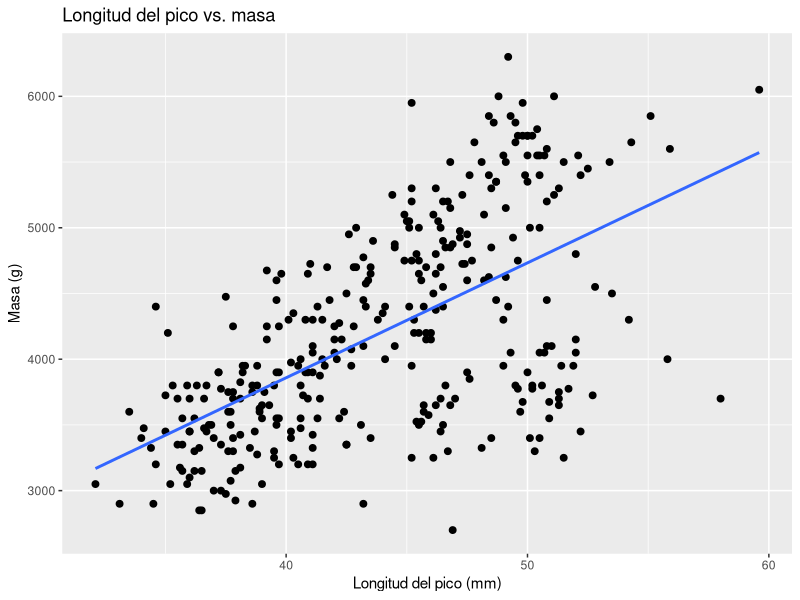
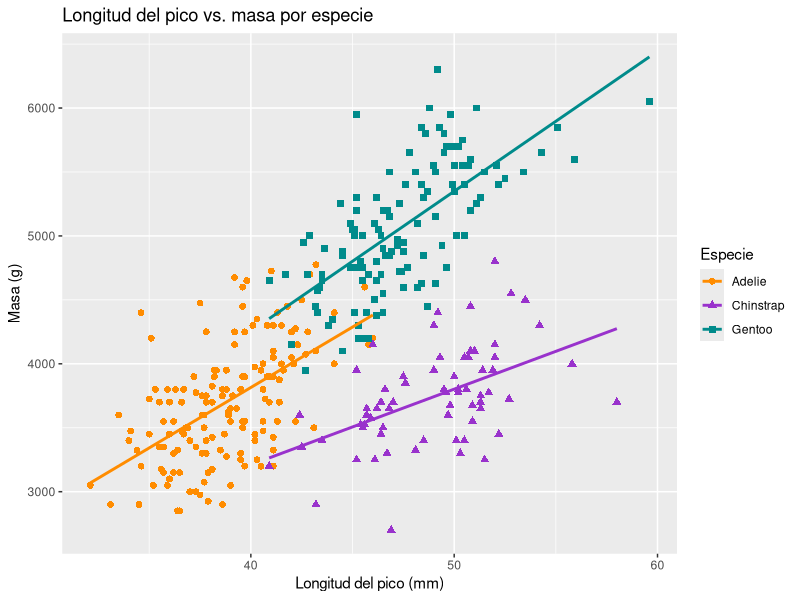
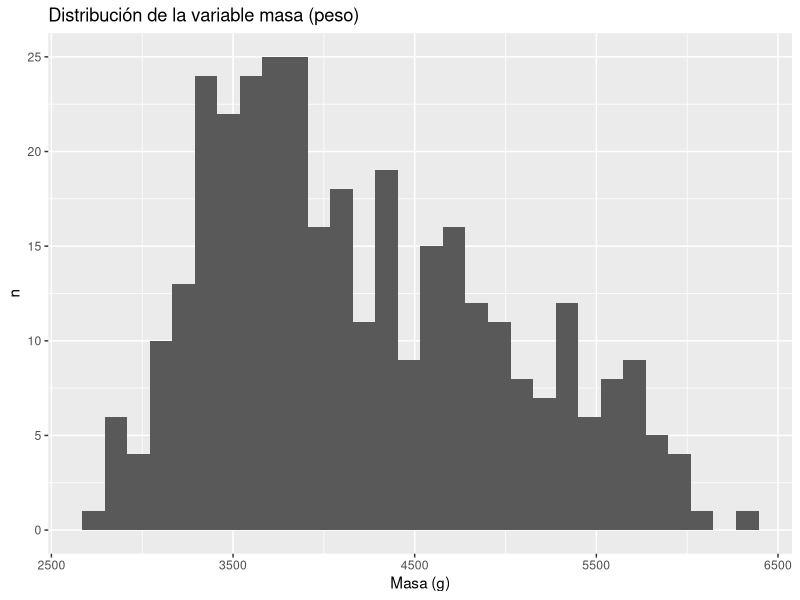
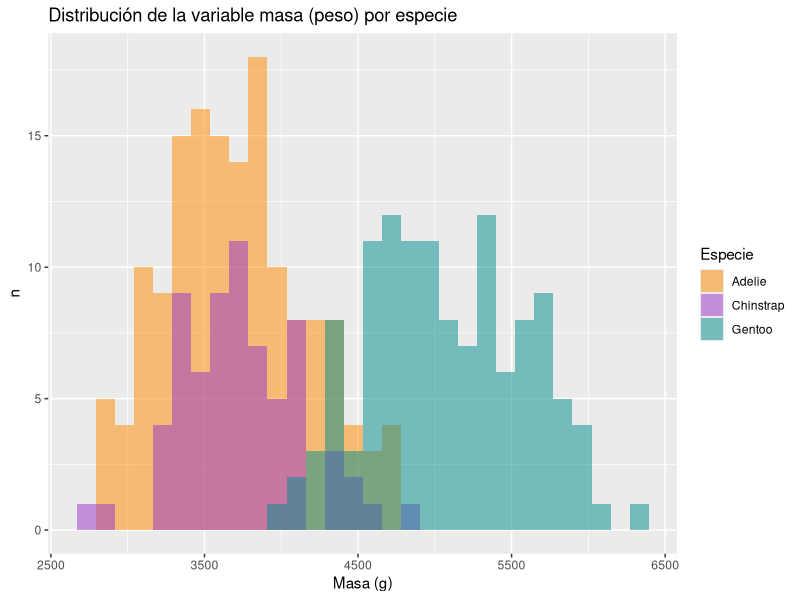
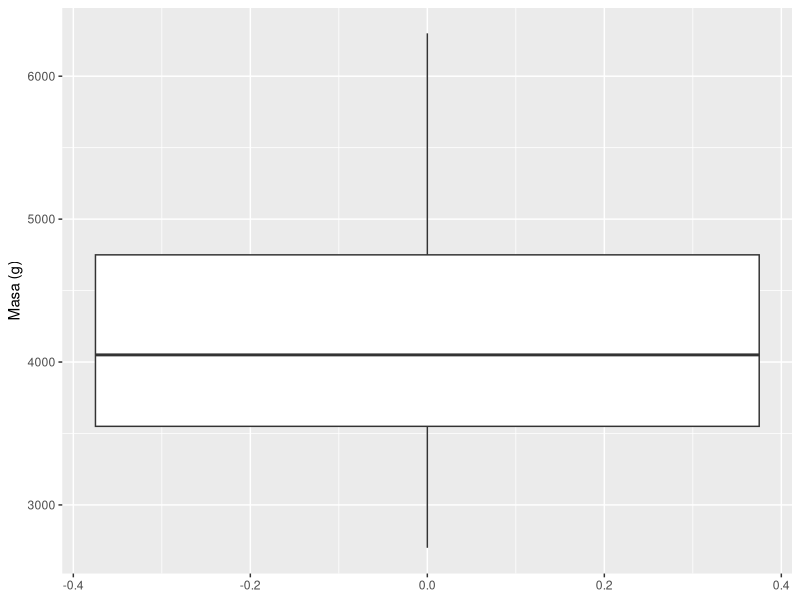
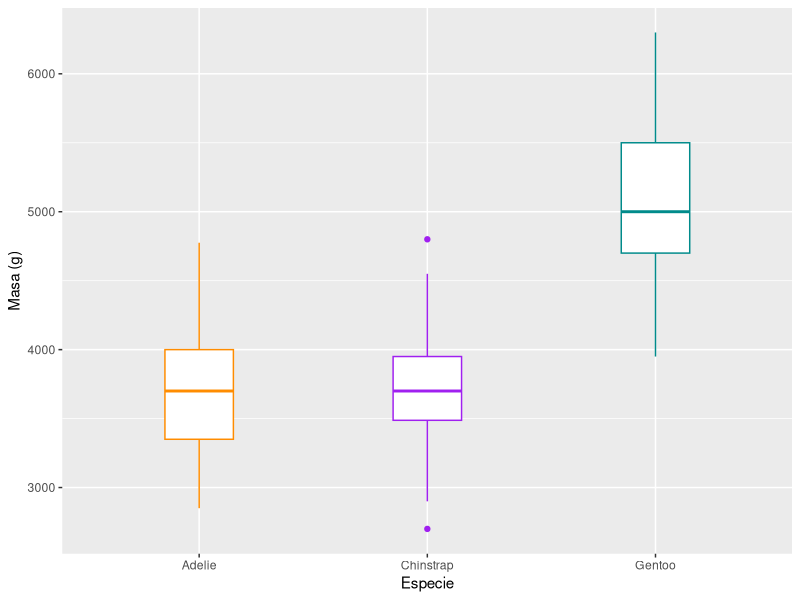

Write R code to recreate these figures, in order.
## ---- chunk 1
#| label: carga-tidyverse
#| message: false

# Carga conjunta
library(tidyverse)

# Carga de paquetes individuales
library(ggplot2)
library(dplyr)
## ---- chunk 2
#| label: llamado-ggplot

# Llamado a la función glimpse() del paquete dplyr
dplyr::glimpse(iris)
## ---- chunk 3
#| label: carga-palmerpenguins

# Carga de palmerpenguins
library(palmerpenguins)
## ---- chunk 4
#| label: ejemplo-palmerpenguins-01
#| warning: false

# Gráfico de dispersión de longitud del pico vs masa (peso)
penguins |>
  ggplot(aes(x = bill_length_mm, y = body_mass_g)) +
  geom_point(size = 2) +
  geom_smooth(method = "lm", se = FALSE) +
  ggtitle("Longitud del pico vs. masa") +
  xlab("Longitud del pico (mm)") +
  ylab("Masa (g)") +
  labs(color = "Especie", shape = "Especie")
## ---- chunk 5
#| label: ejemplo-palmerpenguins-02
#| warning: false

# Gráfico de dispersión de longitud del pico vs masa (peso) por especie
penguins |>
  ggplot(aes(x = bill_length_mm, y = body_mass_g)) +
  geom_point(aes(color = species,
                 shape = species),
             size = 2) +
  geom_smooth(method = "lm", se = FALSE, aes(color = species)) +
  scale_color_manual(values = c("darkorange", "darkorchid", "cyan4")) +
  ggtitle("Longitud del pico vs. masa por especie") +
  xlab("Longitud del pico (mm)") +
  ylab("Masa (g)") +
  labs(color = "Especie", shape = "Especie")
## ---- chunk 6
#| label: ejemplo-palmerpenguins-03
#| warning: false
#| message: false

# Distribución de la variable de masa (peso)
penguins |>
  ggplot(aes(x = body_mass_g)) +
  geom_histogram() +
  ggtitle("Distribución de la variable masa (peso)") +
  xlab("Masa (g)") +
  ylab("n")
## ---- chunk 7
#| label: ejemplo-palmerpenguins-04
#| warning: false
#| message: false

# Distribución de la variable de masa (peso) por especie
penguins |>
  ggplot(aes(x = body_mass_g)) +
  geom_histogram(aes(fill = species), alpha = 0.5, position = "identity") +
  scale_fill_manual(values = c("darkorange", "darkorchid", "cyan4")) +
  ggtitle("Distribución de la variable masa (peso) por especie") +
  xlab("Masa (g)") +
  ylab("n") +
  labs(fill = "Especie")
## ---- chunk 8
#| label: ejemplo-palmerpenguins-05
#| warning: false

# Diagrama de caja de la variable masa (peso)
penguins |>
  ggplot(aes(y = body_mass_g)) +
  geom_boxplot() +
  ylab("Masa (g)")
## ---- chunk 9
#| label: ejemplo-palmerpenguins-06
#| warning: false

# Diagrama de caja de la variable masa (peso) por especie
penguins |>
  ggplot(aes(x = species, y = body_mass_g)) +
  geom_boxplot(aes(color = species), width = 0.3, show.legend = FALSE) +
  scale_color_manual(values = c("darkorange", "purple", "cyan4")) +
  xlab("Especie") +
  ylab("Masa (g)")
## ---- chunk 10
#| label: ejemplo-pipes

# Cadena de "pipes" entre funciones de Tidyverse
penguins |>
  dplyr::filter(species == "Gentoo") |> # subconjunto de observaciones
  select(species, bill_length_mm, flipper_length_mm) # subconjunto de columnas
## ---- chunk 11
#| label: ejemplo-anidacion-funciones

# Llamados anidados a funciones
select(filter(penguins, species == "Gentoo"),
       species,
       bill_length_mm,
       flipper_length_mm)
